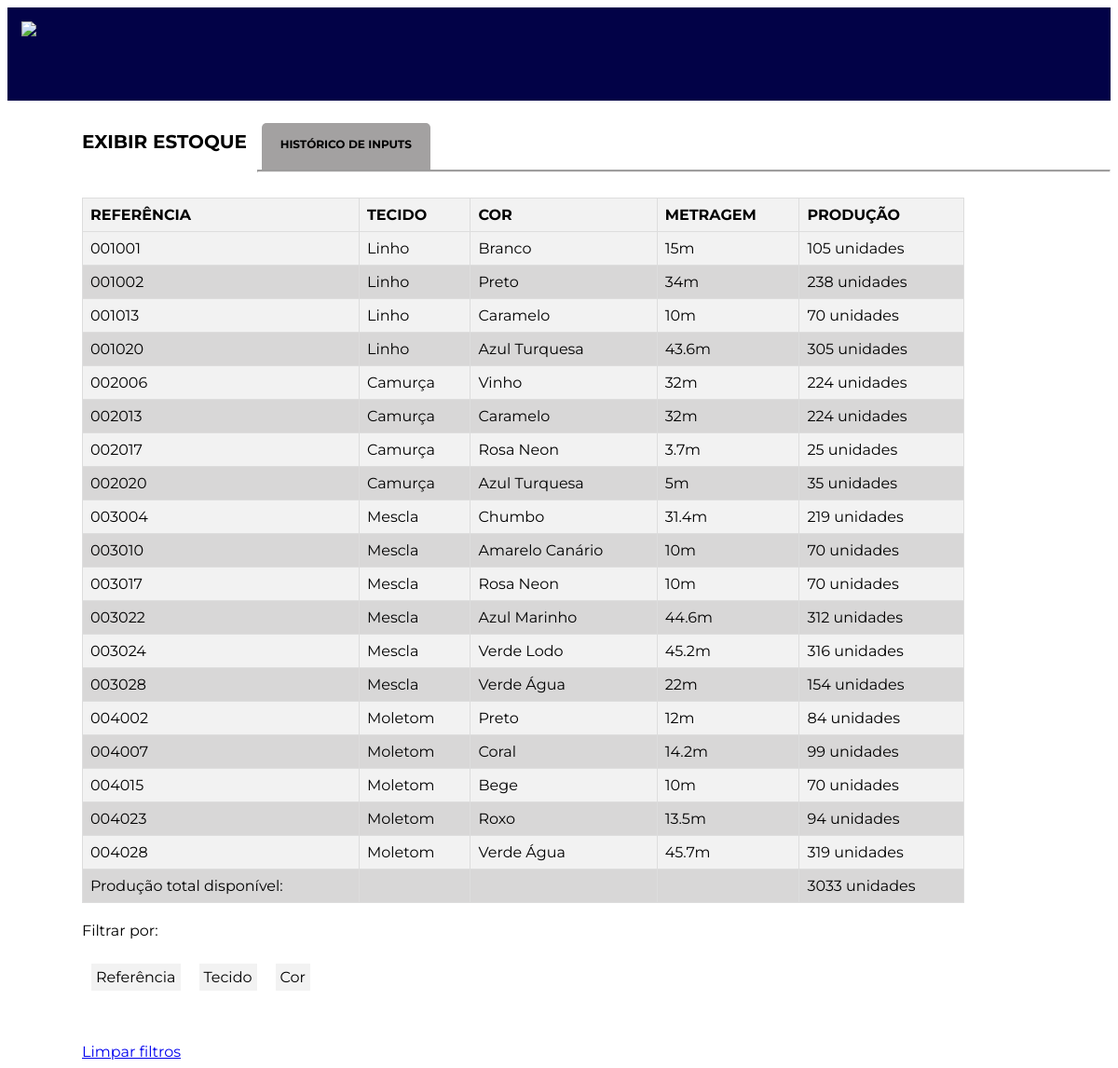
/core/abrir_estoque, run on the app's committed database.
### core/models.py (models this page shows, shortened)
class Tecido(models.Model):
    referencia = models.CharField(max_length=10)
    tipo = models.CharField(max_length=30)
    cor = models.CharField(max_length=30)
    metragem = models.CharField(max_length=10)

### core/views.py (the view)
# urls.py: path('abrir_estoque', abrir_estoque, name='abrir_estoque'),
def abrir_estoque(request):
    tecidos_list, prod_total = ver_estoque()
    return render (request, 'estoque.html', {'tecidos': tecidos_list, 'prod_total': prod_total})

### core/views.py (called while the page is built)
def producao(tecidos_list):
    prod_total = 0
    for tecido in tecidos_list:
        tecido['producao'] = floor(float(tecido['metragem_total']) * 7)
        prod_total += tecido['producao']
    return tecidos_list, prod_total

def ver_estoque():
    tecidos = Tecido.objects.values('referencia', 'tipo', 'cor').annotate(metragem_total=Sum('metragem'))
    tecidos_list = list(tecidos)
    tecidos_list, prod_total = producao(tecidos_list)
    return tecidos_list, prod_total

### core/templates/estoque.html (shortened to what this page needs)
<!DOCTYPE html>
<html lang="en">
<head>
    {% load static %}
    <link rel="stylesheet" type="text/css" href="{% static 'estilos/index_estilo.css' %}">
</head>
<body>
    <div id="cabecalho">
        <img src="https://cdn.shopify.com/s/files/1/0639/6218/5944/files/logo_SB_BRANCA_E_AMARELA_140x@2x.png?v=1650296644">
    </div>
    <br>
    <h1 style="margin-bottom: 17.5px;">
        EXIBIR ESTOQUE
        <a href="{% url 'voltar_inputs' %}" class="aba" style="text-decoration: none; color: black; font-size: 12px">HISTÓRICO DE INPUTS</a>
    </h1>
    <hr style="margin-left:267.5px; margin-top: 0px; background: rgb(163, 161, 161); height: 1px;">
    <br>
    <table>
        <tr>
            <th>REFERÊNCIA</th>
            <th>TECIDO</th>
            <th>COR</th>
            <th>METRAGEM</th>
            <th>PRODUÇÃO</th>
        </tr>
        {% for tecido in tecidos %}
        <tr>
            <td>{{ tecido.referencia }}</td>
            <td>{{ tecido.tipo }}</td>
            <td>{{ tecido.cor }}</td>
            <td>{{ tecido.metragem_total }}m</td>
            <td>{{ tecido.producao }} unidades</td>
        </tr>
        {% endfor %}
        <tr>
            <td>Produção total disponível:</td>
            <td> </td>
            <td> </td>
            <td> </td>
            <td>{{prod_total}} unidades</td>
        </tr>
    </table>
    <div id="form_container">
        <p>Filtrar por: </p>
        <form method="get" action="{% url 'tecidos_filtrados_referencia_estoque' %}" style="float:left;">
            <button type="submit">Referência</button>
        </form>
        <form method="get" action="{% url 'tecidos_filtrados_tipo_estoque' %}" style="float:left;">
            <button type="submit">Tecido</button>
        </form>
        <form method="get" action="{% url 'tecidos_filtrados_cor_estoque' %}" style="float:left;">
            <button type="submit">Cor</button>
        </form>
    </div>
    <br>
    <br>
    <br>
    <br>
    <br>
    <a href="{% url 'limpar_filtros_estoque' %}" style="margin-left: 80px">
        Limpar filtros
    </a>
</body>
</html>

### static/estilos/index_estilo.css (style rules this page uses)
* { font-family: 'Montserrat'; }
h1 { font-family: 'Montserrat'; font-size: 20px; margin-left: 80px; margin-bottom: 17.5px; }
#cabecalho { width: 100%; height: 100px; background-color: rgb(2, 2, 71); border-color: rgb(147, 150, 153); }
img { margin: 15px; height: 70px; }
table { border-collapse: collapse; width: 80%; margin-bottom: 20px; margin-left: 80px; }
th, td { text-align: left; padding: 8px; border: 1px solid #ddd; }
th { background-color: #f2f2f2; }
tr:nth-child(even) { background-color: #f2f2f2; }
tr:nth-child(odd) { background-color: #d8d7d7; }
button { background-color: #f2f2f2; color: black; padding: 5px 5px; text-align: center; text-decoration: none; display: flex; font-size: 16px; cursor: pointer; margin: 10px; align-items: center; border: none; }
.aba { background-color: rgb(163, 161, 161); padding: 20px; padding-top: 15px; border-top-right-radius: 5px; border-top-left-radius: 5px ; margin-left: 10px; }
#form_container { margin-left: 80px; }

### data on the page
Tecido: referencia "001002", tipo "Linho", cor "Preto", metragem_total "34", producao "238"
Tecido: referencia "001013", tipo "Linho", cor "Caramelo", metragem_total "10", producao "70"
Tecido: referencia "001020", tipo "Linho", cor "Azul Turquesa", metragem_total "43.6", producao "305"
Tecido: referencia "002006", tipo "Camurça", cor "Vinho", metragem_total "32", producao "224"
Tecido: referencia "002017", tipo "Camurça", cor "Rosa Neon", metragem_total "3.7", producao "25"
Tecido: referencia "002020", tipo "Camurça", cor "Azul Turquesa", metragem_total "5", producao "35"
Tecido: referencia "003004", tipo "Mescla", cor "Chumbo", metragem_total "31.4", producao "219"
Tecido: referencia "003010", tipo "Mescla", cor "Amarelo Canário", metragem_total "10", producao "70"
Tecido: referencia "003017", tipo "Mescla", cor "Rosa Neon", metragem_total "10", producao "70"
Tecido: referencia "003024", tipo "Mescla", cor "Verde Lodo", metragem_total "45.2", producao "316"
Tecido: referencia "003028", tipo "Mescla", cor "Verde Água", metragem_total "22", producao "154"
Tecido: referencia "004002", tipo "Moletom", cor "Preto", metragem_total "12", producao "84"
Tecido: referencia "004007", tipo "Moletom", cor "Coral", metragem_total "14.2", producao "99"
Tecido: referencia "004015", tipo "Moletom", cor "Bege", metragem_total "10", producao "70"
Tecido: referencia "004023", tipo "Moletom", cor "Roxo", metragem_total "13.5", producao "94"
Tecido: referencia "004028", tipo "Moletom", cor "Verde Água", metragem_total "45.7", producao "319"

### other printed values
{{ tecido.referencia }} "001001" "002013" "003022"
{{ tecido.tipo }} "Linho" "Camurça" "Mescla"
{{ tecido.cor }} "Branco" "Caramelo" "Azul Marinho"
{{ tecido.metragem_total }} "15" "32" "44.6"
{{ tecido.producao }} "105" "224" "312"
{{ prod_total }} "3033"
